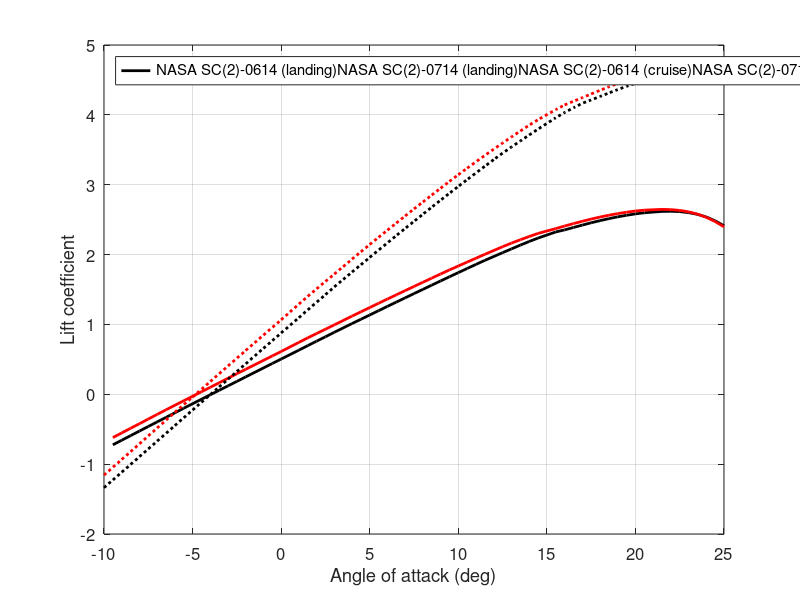
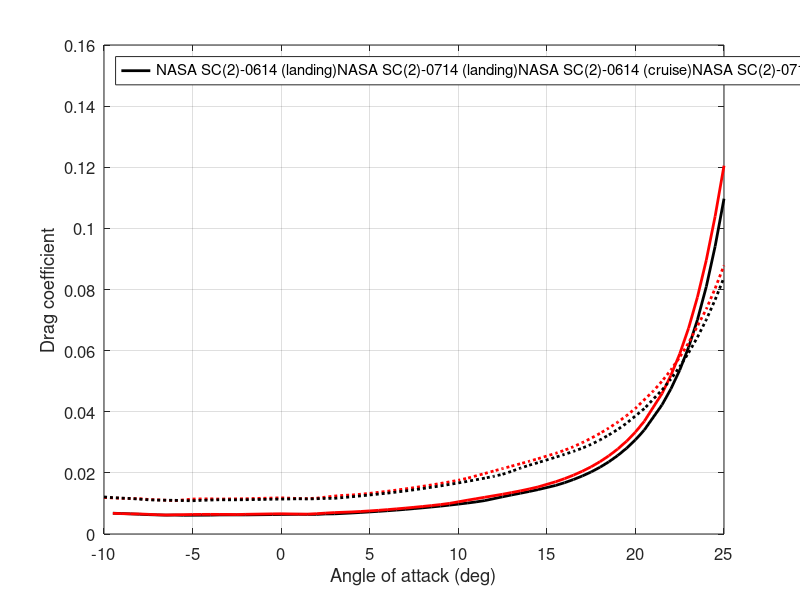
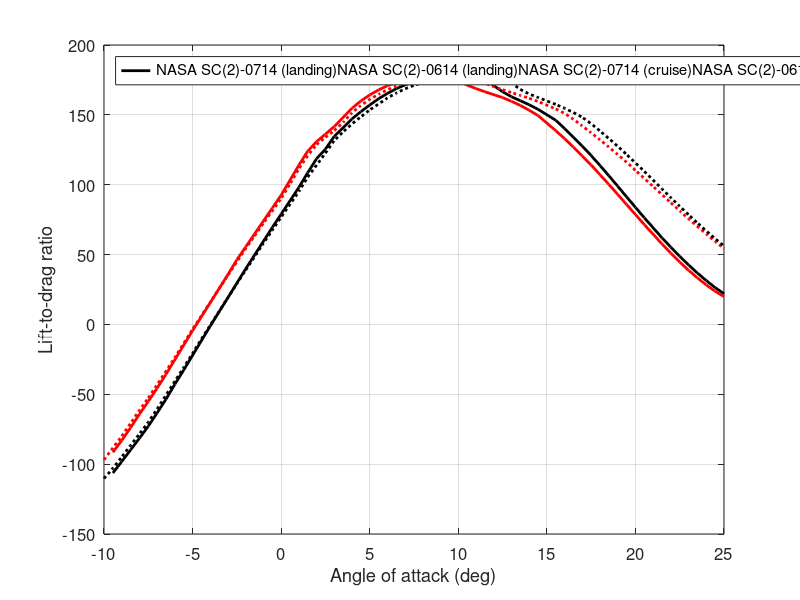

Here is the MATLAB script that generated these plots, in order:
clear all
clc

% read the data from polar_data.csv
% columns are alpha(deg), cl, cd, cdp, cm, top_xtr, bot_xtr, then repeats for the second airfoil
% remove the header row
% airfoils are in order NASA SC(2)-0714 (landing), NASA SC(2)-0614 (landing), NASA SC(2)-0714 (cruise), NASA SC(2)-0614 (cruise)
data = csvread('polar_data.csv', 1, 0);
data = data(1:end, :);
alpha = data(:, 1);
cl = data(:, 2);
cd = data(:, 3);
cdp = data(:, 4);
cm = data(:, 5);
top_xtr = data(:, 6);
bot_xtr = data(:, 7);
alpha2 = data(:, 8);
cl2 = data(:, 9);
cd2 = data(:, 10);
cdp2 = data(:, 11);
cm2 = data(:, 12);
top_xtr2 = data(:, 13);
bot_xtr2 = data(:, 14);
alpha3 = data(:, 15);
cl3 = data(:, 16);
cd3 = data(:, 17);
cdp3 = data(:, 18);
cm3 = data(:, 19);
top_xtr3 = data(:, 20);
bot_xtr3 = data(:, 21);
alpha4 = data(:, 22);
cl4 = data(:, 23);
cd4 = data(:, 24);
cdp4 = data(:, 25);
cm4 = data(:, 26);
top_xtr4 = data(:, 27);
bot_xtr4 = data(:, 28);

% prandtl-glauert correction at cruise (aerfoil 3 and 4)
M = 0.83;
beta = sqrt(1 - M^2);
cl3 = cl3 ./ beta;
cd3 = cd3 ./ beta;
cl4 = cl4 ./ beta;
cd4 = cd4 ./ beta;

% plot the cl vs alpha
figure(1)
plot(alpha, cl, 'k', 'LineWidth', 2)
hold on
plot(alpha2, cl2, 'r', 'LineWidth', 2)
plot(alpha3, cl3, 'r:', 'LineWidth', 2)
plot(alpha4, cl4, 'k:', 'LineWidth', 2)
xlabel('Angle of attack (deg)')
ylabel('Lift coefficient')
grid on
set(gca, 'FontSize', 12)
legend(["NASA SC(2)-0614 (landing)", "NASA SC(2)-0714 (landing)", "NASA SC(2)-0614 (cruise)", "NASA SC(2)-0714 (cruise)"], "Location", "northwest")

% plot the cd vs alpha
figure(2)
plot(alpha, cd, 'k', 'LineWidth', 2)
hold on
plot(alpha2, cd2, 'r', 'LineWidth', 2)
plot(alpha3, cd3, 'r:', 'LineWidth', 2)
plot(alpha4, cd4, 'k:', 'LineWidth', 2)
xlabel('Angle of attack (deg)')
ylabel('Drag coefficient')
grid on
set(gca, 'FontSize', 12)
legend(["NASA SC(2)-0614 (landing)", "NASA SC(2)-0714 (landing)", "NASA SC(2)-0614 (cruise)", "NASA SC(2)-0714 (cruise)"], "Location", "northwest")

% plot cl/cd vs alpha
figure(3)
plot(alpha, cl./cd, 'k', 'LineWidth', 2)
hold on
plot(alpha2, cl2./cd2, 'r', 'LineWidth', 2)
plot(alpha3, cl3./cd3, 'r:', 'LineWidth', 2)
plot(alpha4, cl4./cd4, 'k:', 'LineWidth', 2)
xlabel('Angle of attack (deg)')
ylabel('Lift-to-drag ratio')
grid on
set(gca, 'FontSize', 12)
legend(["NASA SC(2)-0714 (landing)", "NASA SC(2)-0614 (landing)", "NASA SC(2)-0714 (cruise)", "NASA SC(2)-0614 (cruise)"], "Location", "northwest")
